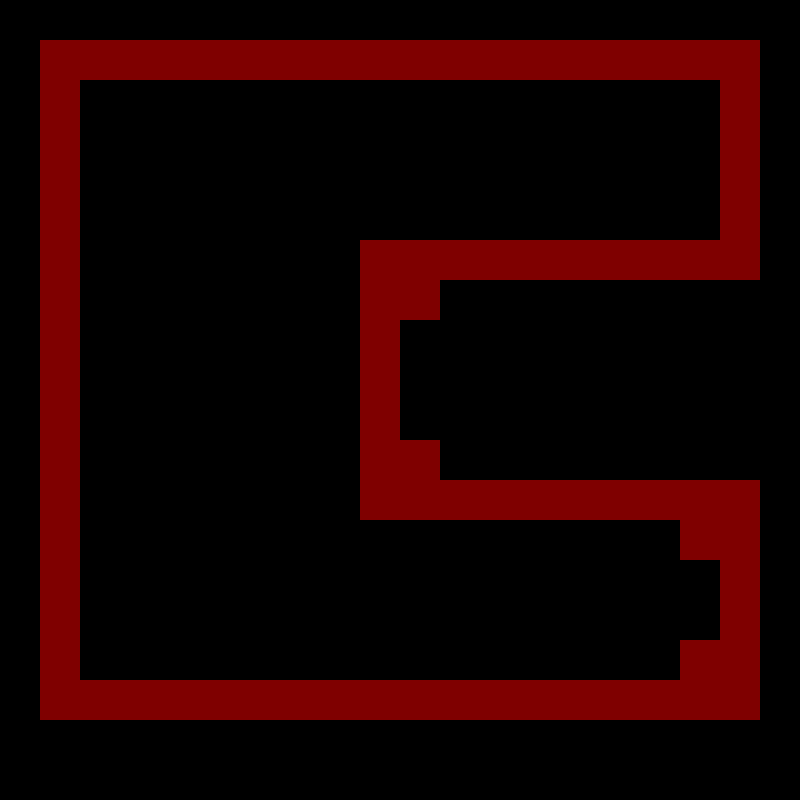

The image is a tile-based game level rendered from a .tmx file. Its description and complete source (layers, tilesets, objects, tile grids) follow:
An orthogonal 20x20 tile map with 40x40 px tiles, 1 tile layer (Kachelebene 1).

<map version="1.0" tiledversion="1.1.5" orientation="orthogonal" renderorder="right-down" width="20" height="20" tilewidth="40" tileheight="40" infinite="0" backgroundcolor="#000000" nextobjectid="1">
 <tileset firstgid="1" name="tiles" tilewidth="40" tileheight="40" tilecount="3" columns="3">
  <image source="tiles.png" width="120" height="40" />
 </tileset>
 <layer name="Kachelebene 1" width="20" height="20" opacity="0.5">
  <data encoding="csv">
0,0,0,0,0,0,0,0,0,0,0,0,0,0,0,0,0,0,0,0,
0,2,2,2,2,2,2,2,2,2,2,2,2,2,2,2,2,2,2,0,
0,2,0,0,0,0,0,0,0,0,0,0,0,0,0,0,0,0,2,0,
0,2,0,0,0,0,0,0,0,0,0,0,0,0,0,0,0,0,2,0,
0,2,0,0,0,0,0,0,0,0,0,0,0,0,0,0,0,0,2,0,
0,2,0,0,0,0,0,0,0,0,0,0,0,0,0,0,0,0,2,0,
0,2,0,0,0,0,0,0,0,2,2,2,2,2,2,2,2,2,2,0,
0,2,0,0,0,0,0,0,0,2,2,0,0,0,0,0,0,0,0,0,
0,2,0,0,0,0,0,0,0,2,0,0,0,0,0,0,0,0,0,0,
0,2,0,0,0,0,0,0,0,2,0,0,0,0,0,0,0,0,0,0,
0,2,0,0,0,0,0,0,0,2,0,0,0,0,0,0,0,0,0,0,
0,2,0,0,0,0,0,0,0,2,2,0,0,0,0,0,0,0,0,0,
0,2,0,0,0,0,0,0,0,2,2,2,2,2,2,2,2,2,2,0,
0,2,0,0,0,0,0,0,0,0,0,0,0,0,0,0,0,2,2,0,
0,2,0,0,0,0,0,0,0,0,0,0,0,0,0,0,0,0,2,0,
0,2,0,0,0,0,0,0,0,0,0,0,0,0,0,0,0,0,2,0,
0,2,0,0,0,0,0,0,0,0,0,0,0,0,0,0,0,2,2,0,
0,2,2,2,2,2,2,2,2,2,2,2,2,2,2,2,2,2,2,0,
0,0,0,0,0,0,0,0,0,0,0,0,0,0,0,0,0,0,0,0,
0,0,0,0,0,0,0,0,0,0,0,0,0,0,0,0,0,0,0,0
</data>
 </layer>
</map>